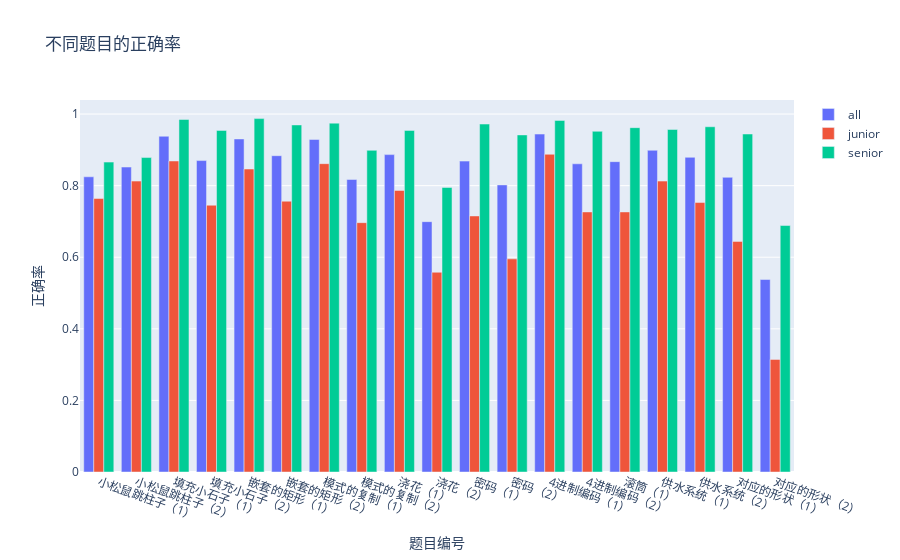

This figure's notebook cell:
### Code cell
data1 = go.Bar(x = data_entity.problem_num_list, y = list(data_entity.success_df['accuracy']), name = 'all')
data2 = go.Bar(x = data_entity_junior.problem_num_list, y = list(data_entity_junior.success_df['accuracy']), name = 'junior') 
data3 = go.Bar(x = data_entity_senior.problem_num_list, y = list(data_entity_senior.success_df['accuracy']), name = 'senior') 



layout={"title": "不同题目的正确率", 
       "xaxis_title": "题目编号",
       "yaxis_title": "正确率",
       # x轴坐标倾斜60度
       "xaxis": {"tickangle": 20}
      }
fig = go.Figure(data=[data1, data2, data3],layout=layout)
plot(fig,filename="./plot/plot_problem_accuracy.html",auto_open=False,image='png',image_height=800,image_width=1500)
offline.iplot(fig)

### Figure 1 — Plotly figure (JSON) as saved in the notebook; plotly's stock layout.template omitted (floating-point values rounded to 4 significant figures)
{"data": [{"name": "all", "type": "bar", "x": ["小松鼠跳柱子（1）", "小松鼠跳柱子（2）", "填充小石子（1）", "填充小石子（2）", "嵌套的矩形（1）", "嵌套的矩形（2）", "模式的复制（1）", "模式的复制（2）", "浇花（1）", "浇花（2）", "密码（1）", "密码（2）", "4进制编码（1）", "4进制编码（2）", "滚筒（1）", "供水系统（1）", "供水系统（2）", "对应的形状（1）", "对应的形状（2）"], "y": [0.8248, 0.852, 0.9381, 0.8701, 0.9305, 0.8837, 0.929, 0.8172, 0.8867, 0.6994, 0.8686, 0.8021, 0.9441, 0.861, 0.8671, 0.8988, 0.8792, 0.8233, 0.5378]}, {"name": "junior", "type": "bar", "x": ["小松鼠跳柱子（1）", "小松鼠跳柱子（2）", "填充小石子（1）", "填充小石子（2）", "嵌套的矩形（1）", "嵌套的矩形（2）", "模式的复制（1）", "模式的复制（2）", "浇花（1）", "浇花（2）", "密码（1）", "密码（2）", "4进制编码（1）", "4进制编码（2）", "滚筒（1）", "供水系统（1）", "供水系统（2）", "对应的形状（1）", "对应的形状（2）"], "y": [0.764, 0.8127, 0.8689, 0.7453, 0.8464, 0.7566, 0.8614, 0.6966, 0.7865, 0.5581, 0.7154, 0.5955, 0.8876, 0.7266, 0.7266, 0.8127, 0.7528, 0.6442, 0.3146]}, {"name": "senior", "type": "bar", "x": ["小松鼠跳柱子（1）", "小松鼠跳柱子（2）", "填充小石子（1）", "填充小石子（2）", "嵌套的矩形（1）", "嵌套的矩形（2）", "模式的复制（1）", "模式的复制（2）", "浇花（1）", "浇花（2）", "密码（1）", "密码（2）", "4进制编码（1）", "4进制编码（2）", "滚筒（1）", "供水系统（1）", "供水系统（2）", "对应的形状（1）", "对应的形状（2）"], "y": [0.8658, 0.8785, 0.9848, 0.9544, 0.9873, 0.9696, 0.9747, 0.8987, 0.9544, 0.7949, 0.9722, 0.9418, 0.9823, 0.9519, 0.962, 0.957, 0.9646, 0.9443, 0.6886]}], "layout": {"title": {"text": "不同题目的正确率"}, "xaxis": {"tickangle": 20, "title": {"text": "题目编号"}}, "yaxis": {"title": {"text": "正确率"}}}}
